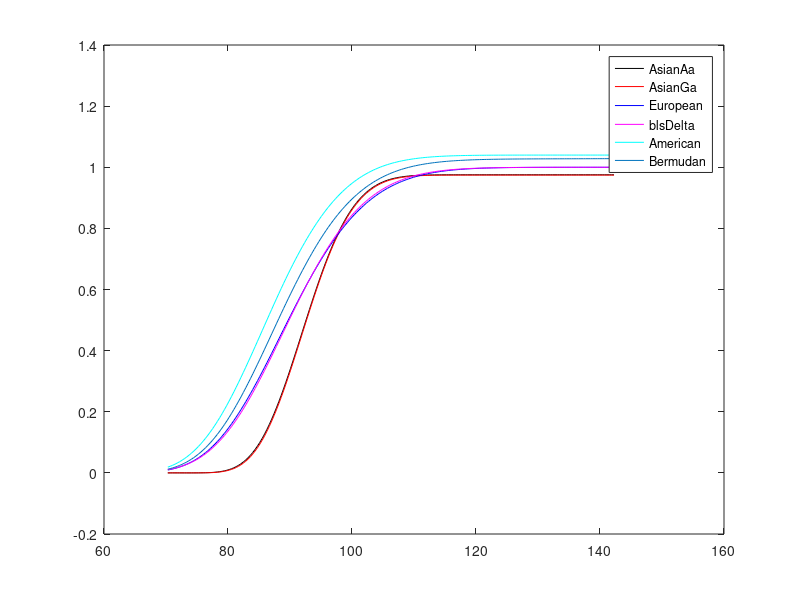

Source code (MATLAB):
clear;
clc;
tic
alpha = 1.999;
r = 0.1;

T = 0.5;
Strike = 95;
NumOfTimeSteps=8;
 Sigma=0.15;
 lambda=sqrt(1.5);
 M=2*NumOfTimeSteps+1;
 StrCallPut='Call';
 %dynamics.S0=S0;
 %M_Bermudan=2;

 Underlying=100;
 %reading underlying for Asian Arithmetic
data1=load('AsianAaGreeks.txt'); 
x=data1(:,1);
AsianAaDelta=data1(:,2);

%reading underlying for Asia Geometric
data2=load('AsianGaGreeks.txt'); 
%x=data2(:,1);
AsianGaDelta=data2(:,2);  


%reading underlying for European
data2=load('EuropeanGreeks.txt'); 
%x=data2(:,1);
EuropeanDelta=data2(:,2); 

%reading underlying for American
data2=load('AmericanGreeks.txt'); 
%x=data2(:,1);
AmericanDelta=data2(:,2);


%reading underlying for Bermudan
data2=load('BermudanGreeks.txt'); 
%x=data2(:,1);
BermudanDelta=data2(:,2);


samplingRateIncrease = 10;
newXSamplePoints = linspace(min(x), max(x), length(x) * samplingRateIncrease);

smoothedYAsianAa = spline(x, AsianAaDelta, newXSamplePoints);

smoothedYAsianGa = spline(x, AsianGaDelta, newXSamplePoints);

smoothedYEuropean = spline(x,EuropeanDelta, newXSamplePoints);

smoothedYAmerican = spline(x,AmericanDelta, newXSamplePoints);

smoothedYBermudan = spline(x,BermudanDelta, newXSamplePoints);



plot(newXSamplePoints,smoothedYAsianAa,'k')
hold on

plot(newXSamplePoints,smoothedYAsianGa,'r')
hold on

plot(newXSamplePoints,smoothedYEuropean,'b')
hold on

blsDelta=blsdelta(newXSamplePoints,Strike,r,T,Sigma);
plot(newXSamplePoints,blsDelta,'m')

plot(newXSamplePoints,smoothedYAmerican,'c')
hold on

plot(newXSamplePoints,smoothedYBermudan)

legend('AsianAa','AsianGa', 'European', 'blsDelta', 'American', 'Bermudan')
saveas(gcf,'SmoothPointPlot_Aux31.png')
hold off
%hold off
toc